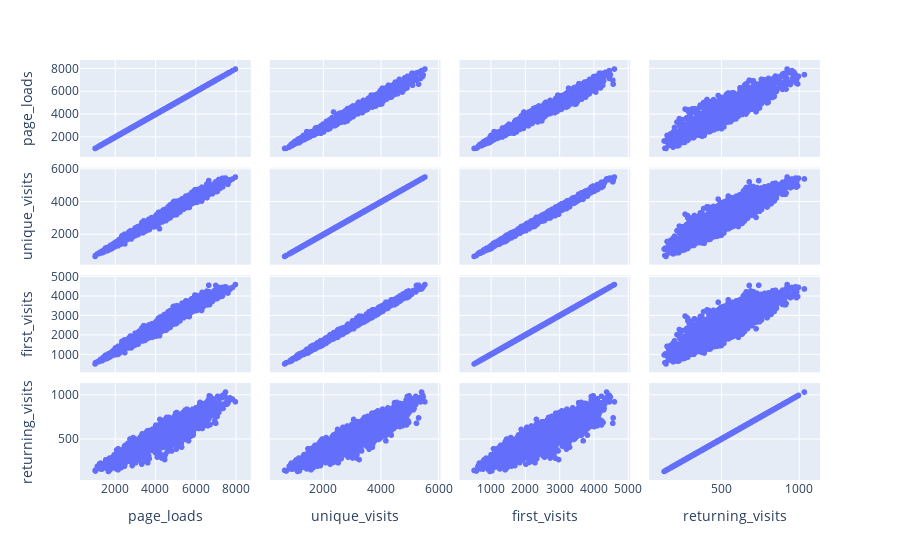

Source (notebook cell):
### Markdown cell above
let's see how the correlation looks like in our next plot.

### Code cell
px.scatter_matrix(data[['page_loads' ,'unique_visits' ,'first_visits' ,'returning_visits']])

### Figure 1 — Plotly figure (JSON) as saved in the notebook; plotly's stock layout.template omitted (floating-point values rounded to 4 significant figures; data arrays with more than 128 entries replaced by an {"elided": "..."} marker saying what was removed)
{"data": [{"dimensions": [{"axis": {"matches": true}, "label": "page_loads", "values": {"elided": "2167 int values"}}, {"axis": {"matches": true}, "label": "unique_visits", "values": {"elided": "2167 int values"}}, {"axis": {"matches": true}, "label": "first_visits", "values": {"elided": "2167 int values"}}, {"axis": {"matches": true}, "label": "returning_visits", "values": {"elided": "2167 int values"}}], "hovertemplate": "%{xaxis.title.text}=%{x}<br>%{yaxis.title.text}=%{y}<extra></extra>", "legendgroup": "", "marker": {"color": "#636efa", "symbol": "circle"}, "name": "", "showlegend": false, "type": "splom"}], "layout": {"dragmode": "select", "legend": {"tracegroupgap": 0}, "margin": {"t": 60}}}
